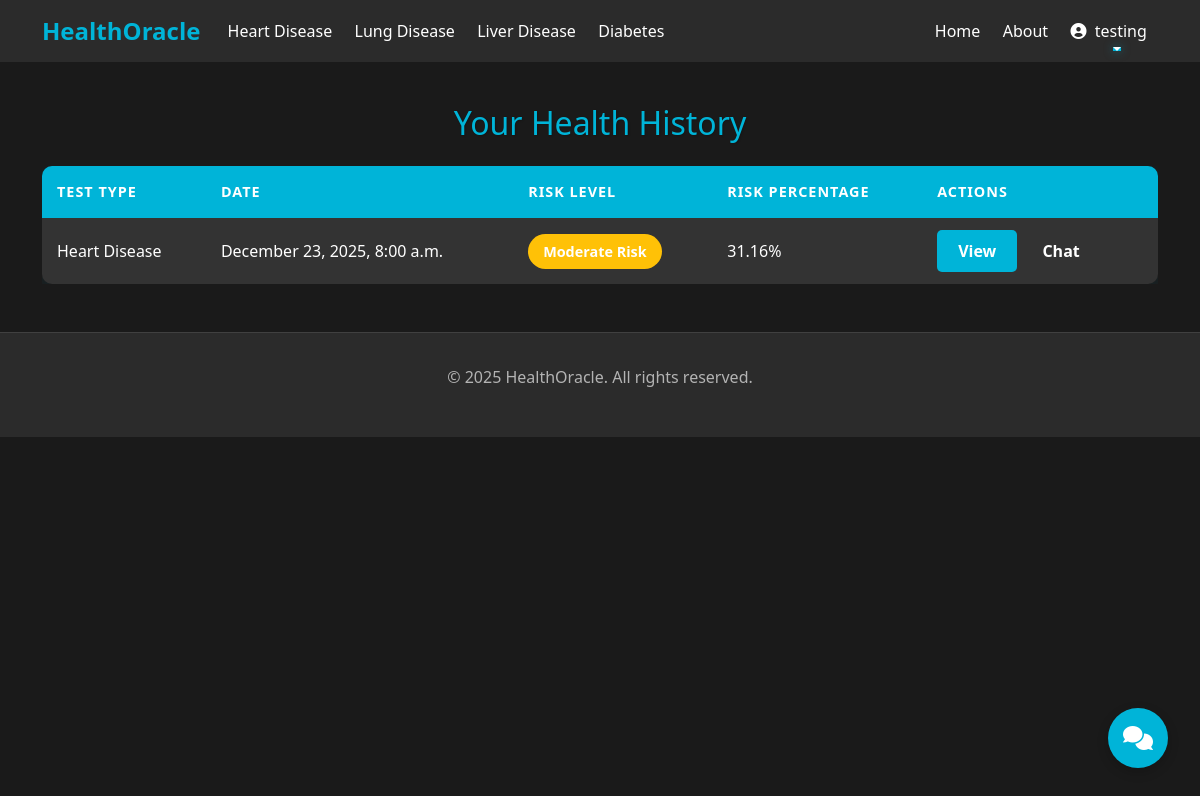
Before: /history/ (signed in) with the older database file.
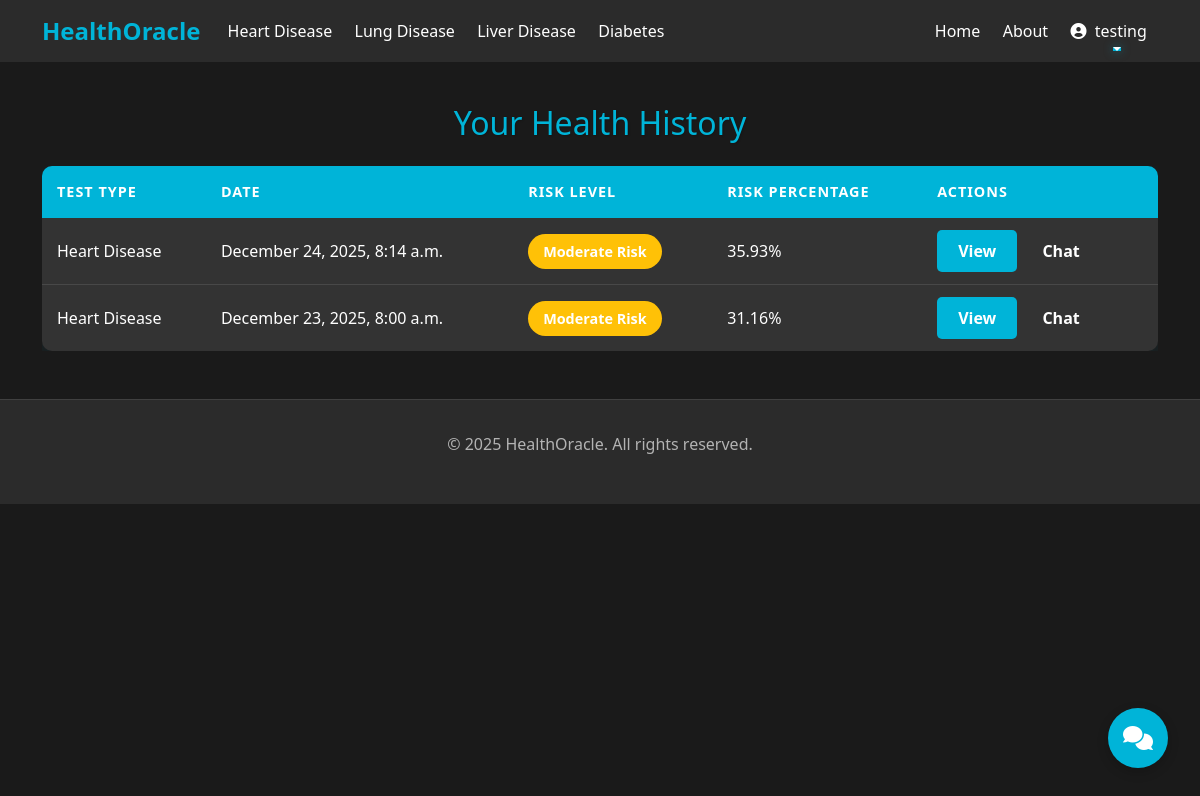
After: the same page with the newer database file.
### HealthOracle/models.py (models this page shows, shortened)
class PredictionHistory(models.Model):
    TEST_TYPES = (
        ('heart', 'Heart Disease'),
        ('lung', 'Lung Disease'),
        ('liver', 'Liver Disease'),
        ('diabetes', 'Diabetes'),
    )
    user = models.ForeignKey(User, on_delete=models.CASCADE)
    test_type = models.CharField(max_length=20, choices=TEST_TYPES)
    risk_percentage = models.FloatField()
    category = models.CharField(max_length=20)
    advice = models.TextField()
    input_data = models.JSONField()
    date_created = models.DateTimeField(auto_now_add=True)
    class Meta:
        ordering = ['-date_created']

### users/views.py (the view)
# urls.py: path('history/', user_views.patient_history, name='history'),
@login_required
def patient_history(request):
    prediction_history = PredictionHistory.objects.filter(user=request.user)
    print(f"Found {prediction_history.count()} predictions for user {request.user.username}")
    return render(request, 'users/history.html', {'prediction_history': prediction_history})

### templates/users/history.html (shortened to what this page needs)
{% extends 'base.html' %}
{% block content %}
<div class="container mt-5">
    <h2 class="text-center mb-4" style="color: var(--accent-color); text-shadow: 1px 1px 2px rgba(0,0,0,0.2);">Your Health History</h2>
    {% if prediction_history %}
        <div class="table-responsive">
            <table class="history-table">
                <thead>
                    <tr>
                        <th>Test Type</th>
                        <th>Date</th>
                        <th>Risk Level</th>
                        <th>Risk Percentage</th>
                        <th>Actions</th>
                    </tr>
                </thead>
                <tbody>
                    {% for prediction in prediction_history %}
                    <tr>
                        <td>{{ prediction.get_test_type_display }}</td>
                        <td>{{ prediction.date_created|date:"F d, Y, g:i a" }}</td>
                        <td>
                            <span class="history-badge {% if prediction.category == 'High Risk' %}bg-danger{% elif prediction.category == 'Moderate Risk' %}bg-warning{% else %}bg-success{% endif %}">
                                {{ prediction.category }}
                            </span>
                        </td>
                        <td>{{ prediction.risk_percentage }}%</td>
                        <td>
                            <a href="{% url 'prediction_detail' prediction.id %}" class="btn history-btn history-btn-view">View</a>
                            <button onclick="setSelectedPrediction('{{ prediction.id }}'); window.location.href='/chatbot/{{ prediction.id }}/';" class="btn history-btn history-btn-suggestions">Chat</button>
                        </td>
                    </tr>
                    {% endfor %}
                </tbody>
            </table>
        </div>
    {% endif %}
</div>
{% endblock %}

### templates/base.html (shortened to what this page needs)
<!DOCTYPE html>
<html lang="en">
<head>
    <link href="https://cdn.jsdelivr.net/npm/bootstrap@5.3.0/dist/css/bootstrap.min.css" rel="stylesheet">
    <link rel="stylesheet" href="https://cdnjs.cloudflare.com/ajax/libs/animate.css/4.1.1/animate.min.css">
    <link rel="stylesheet" href="https://cdnjs.cloudflare.com/ajax/libs/font-awesome/6.0.0/css/all.min.css">
</head>
<body>
    <div id="particles-js" style="position: fixed; width: 100%; height: 100vh; top: 0; left: 0; z-index: 0; pointer-events: none;"></div>
    <nav class="navbar navbar-expand-lg navbar-dark bg-dark fixed-top">
        <div class="container">
            <a class="navbar-brand" href="/">HealthOracle</a>
            <div class="collapse navbar-collapse" id="navbarNav">
                <ul class="navbar-nav me-auto">
                    <li class="nav-item">
                        <a class="nav-link" href="{% url 'heart' %}">Heart Disease</a>
                    </li>
                    <li class="nav-item">
                        <a class="nav-link" href="{% url 'lung' %}">Lung Disease</a>
                    </li>
                    <li class="nav-item">
                        <a class="nav-link" href="{% url 'liver' %}">Liver Disease</a>
                    </li>
                    <li class="nav-item">
                        <a class="nav-link" href="{% url 'diabetes' %}">Diabetes</a>
                    </li>
                </ul>
                <ul class="navbar-nav ms-auto">
                    <li class="nav-item">
                        <a class="nav-link" href="/">Home</a>
                    </li>
                    <li class="nav-item">
                        <a class="nav-link" href="/about">About</a>
                    </li>
                    {% if user.is_authenticated %}
                        <li class="nav-item dropdown">
                            <a class="nav-link dropdown-toggle" href="#" id="navbarDropdown" role="button" data-bs-toggle="dropdown" aria-expanded="false">
                                <i class="fas fa-user-circle me-1"></i> {{ user.username }}
                            </a>
                        </li>
                    {% endif %}
                </ul>
            </div>
        </div>
    </nav>
    <div style="padding-top: 56px;">{% block content %}{% endblock %}</div>
    <footer class="footer">
        <div class="container text-center">
            <p>&copy; 2025 HealthOracle. All rights reserved.</p>
        </div>
    </footer>
</body>
</html>

### templates/base.html (style rules this page uses)
:root { --primary-bg: #1a1a1a; --secondary-bg: #2d2d2d; --text-primary: #ffffff; --text-secondary: #b3b3b3; --accent-color: #00b4d8; --card-bg: #333333; --hover-color: #404040; }
body { background-color: var(--primary-bg); color: var(--text-primary); font-family: 'Segoe UI', system-ui, -apple-system, sans-serif; overflow-x: hidden; }
.navbar { background-color: rgba(45, 45, 45, 0.95) !important; }
.navbar-brand { font-size: 1.5rem; font-weight: bold; color: var(--accent-color) !important; transition: all 0.3s ease; }
.nav-link { color: var(--text-primary) !important; transition: all 0.3s ease; position: relative; padding: 0.5rem 1rem; margin: 0 0.2rem; }
.nav-link:after { content: ''; position: absolute; width: 0; height: 2px; bottom: 0; left: 0; background-color: var(--accent-color); transition: width 0.3s ease; box-shadow: 0 0 10px rgba(0, 180, 216, 0.5); }
.nav-link { transition: all 0.3s ease; position: relative; }
.nav-link::after { content: ''; position: absolute; width: 0; height: 2px; bottom: 0; left: 50%; background-color: var(--accent-color); transition: all 0.3s ease; }
.footer { background-color: rgba(45, 45, 45, 0.95); color: var(--text-secondary); padding: 2rem 0; margin-top: 3rem; border-top: 1px solid var(--hover-color); backdrop-filter: blur(10px); }

### templates/users/history.html (style rules this page uses)
.history-table { width: 100%; border-collapse: separate; border-spacing: 0; border-radius: 10px; overflow: hidden; box-shadow: 0 4px 15px rgba(0, 180, 216, 0.1); }
.history-table thead { background-color: var(--accent-color); color: white; }
.history-table th { padding: 15px; font-weight: 600; text-transform: uppercase; letter-spacing: 1px; font-size: 0.9rem; border: none; }
.history-table tbody tr { background-color: var(--card-bg); transition: all 0.3s ease; }
.history-table td { padding: 12px 15px; color: var(--text-primary); border-bottom: 1px solid rgba(255, 255, 255, 0.1); }
.history-table tr:last-child td { border-bottom: none; }
.history-badge { padding: 8px 15px; border-radius: 20px; font-weight: 600; font-size: 0.9rem; }
.history-btn { padding: 8px 20px; border-radius: 5px; font-weight: 600; transition: all 0.3s ease; }
.history-btn-view { background-color: var(--accent-color); color: white; }
.history-btn-suggestions { background-color: var(--secondary-color); color: white; }

Changed rows visible on the page:
added PredictionHistory: test_type "Heart Disease", date_created "December 24, 2025, 8:14 a.m.", category "Moderate Risk", risk_percentage "35.93"
